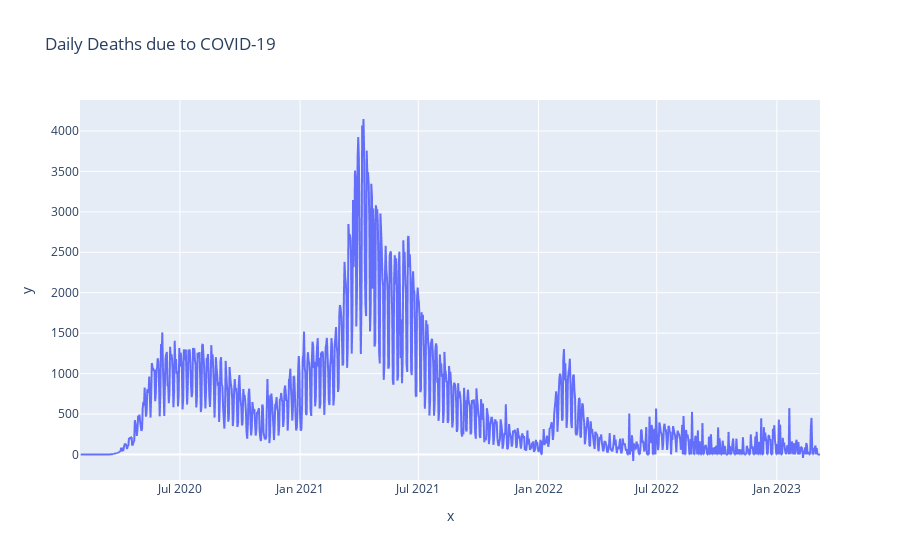

Notebook source saved alongside this figure:
### Code cell
import plotly.express as px
import numpy as np
import pandas as pd
url = 'data\Pressure_log.csv'
df = pd.read_csv(url, delimiter=',', header='infer')

df_interest = df.loc[
    df['Country/Region'].isin(['United Kingdom', 'US', 'Italy', 'Brazil', 'India'])
    & df['Province/State'].isna()]
df_interest.rename(
    index=lambda x: df_interest.at[x, 'Country/Region'], inplace=True)
df1 = df_interest.transpose()
df1 = df1.drop(['Province/State', 'Country/Region', 'Lat', 'Long'])
df1 = df1.loc[(df1 != 0).any(1)]
df1.index = pd.to_datetime(df1.index)
df1 = df1.diff() #day on day changes


fig = px.line(x=df1.index, y= df1[df1.columns[0]],title = 'Daily Deaths due to COVID-19')
fig.show()

### Figure 1 — Plotly figure (JSON) as saved in the notebook; plotly's stock layout.template omitted (floating-point values rounded to 4 significant figures; data arrays with more than 128 entries replaced by an {"elided": "..."} marker saying what was removed)
{"data": [{"hovertemplate": "x=%{x}<br>y=%{y}<extra></extra>", "legendgroup": "", "line": {"color": "#636efa", "dash": "solid"}, "marker": {"symbol": "circle"}, "mode": "lines", "name": "", "showlegend": false, "type": "scattergl", "x": {"elided": "1134 str values"}, "xaxis": "x", "y": {"elided": "1134 int values"}, "yaxis": "y"}], "layout": {"legend": {"tracegroupgap": 0}, "title": {"text": "Daily Deaths due to COVID-19"}, "xaxis": {"anchor": "y", "domain": [0, 1], "title": {"text": "x"}}, "yaxis": {"anchor": "x", "domain": [0, 1], "title": {"text": "y"}}}}
